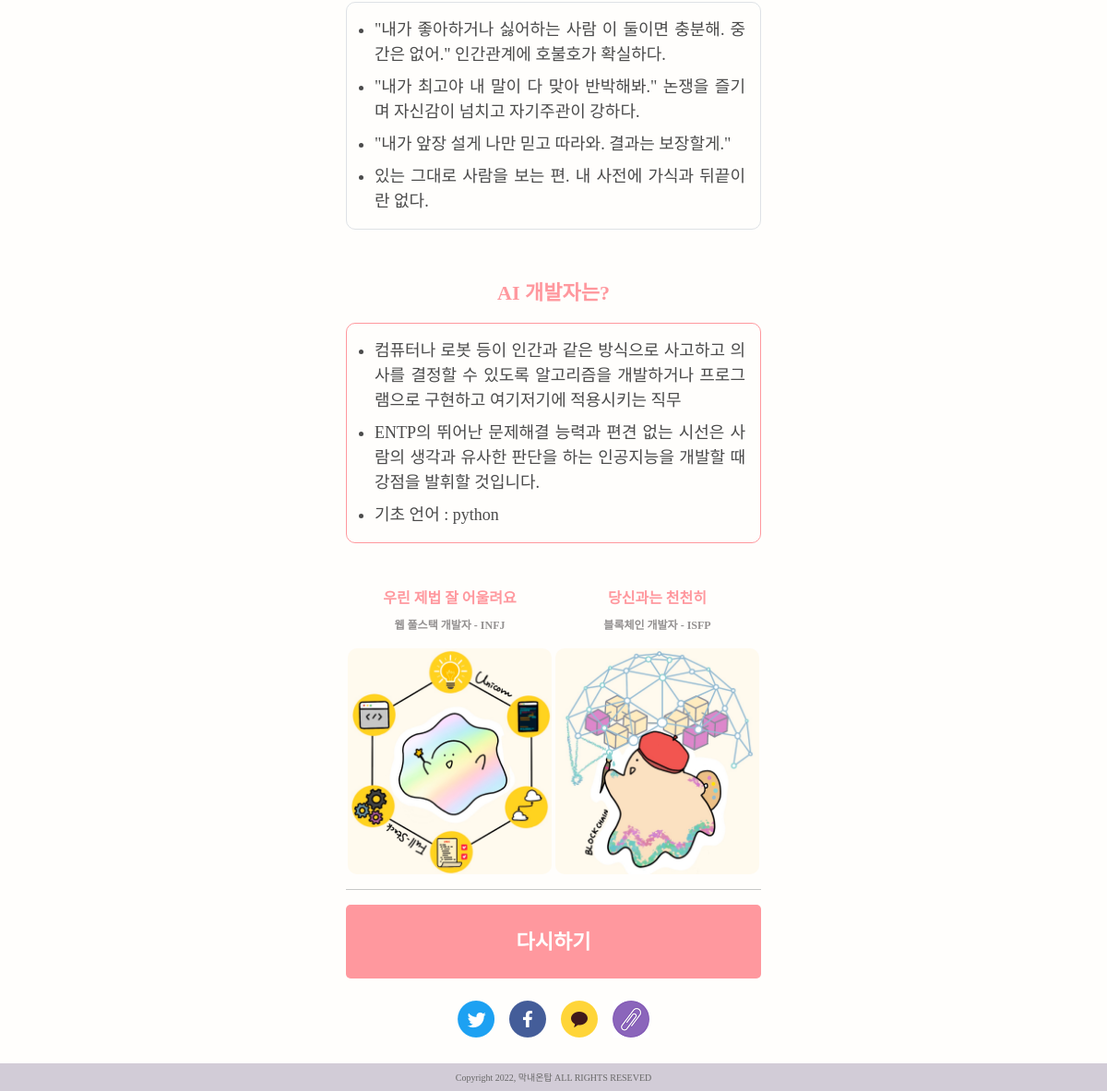
The app's page /mbti/ENTP/ (lower part), older data.
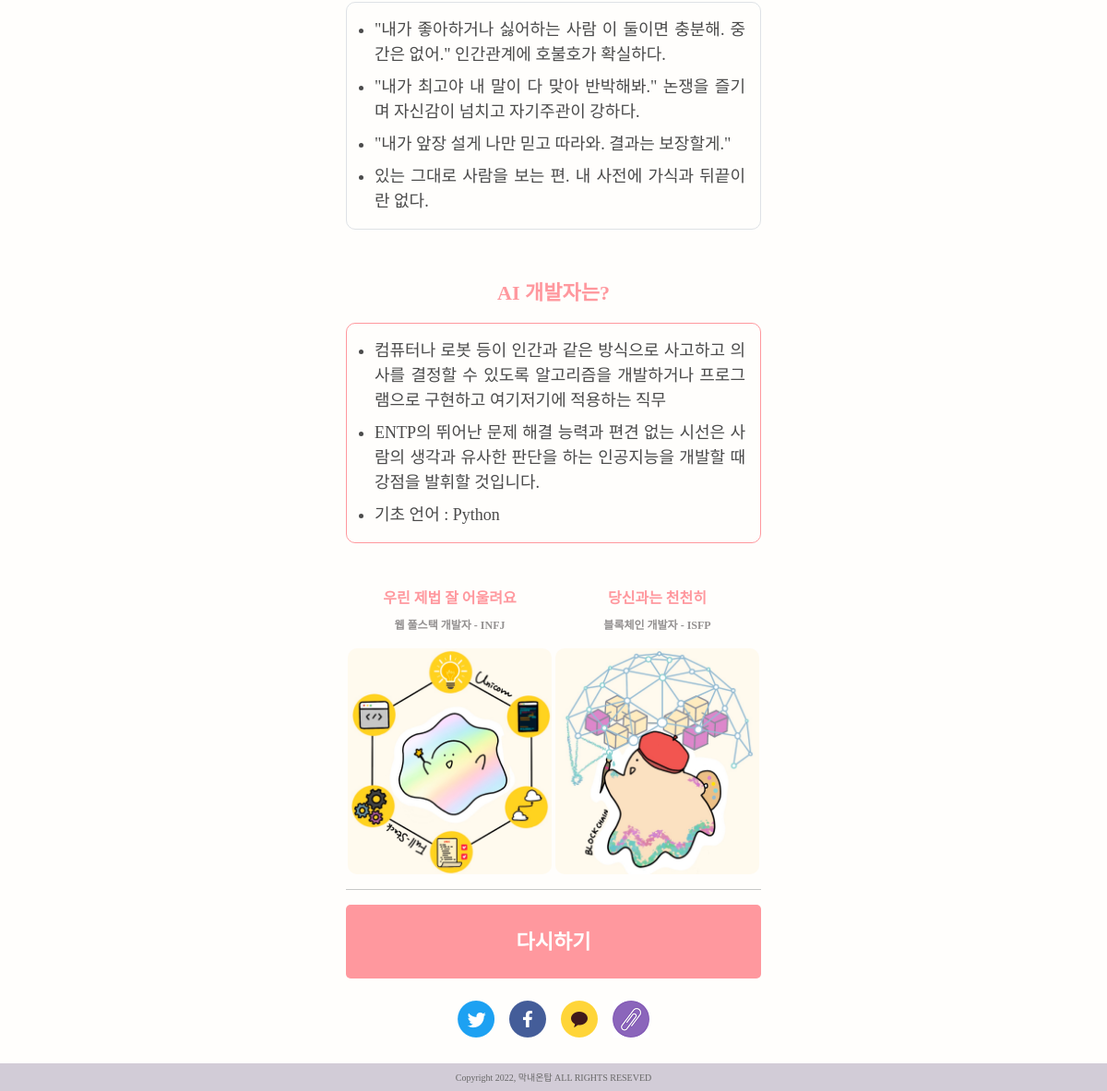
The same page, newer data.
### MBTI/models.py (models this page shows)
class BaseInfo(models.Model):
    mbti = models.ForeignKey(
        Mbti,
        on_delete=models.CASCADE,
        related_name= 'base_info'
    )
    content = models.TextField()

class Mbti(models.Model):
    mbti_name = models.TextField()
    title = models.TextField()
    mbti_type = models.TextField()
    best_mbti = models.IntegerField(default=0)
    worst_mbti = models.IntegerField(default=0)
    top_image = models.ImageField(null=True, blank=True)
    view_cnt = models.IntegerField(default=0)

class Howto(models.Model):
    mbti = models.ForeignKey(
        Mbti,
        on_delete=models.CASCADE,
        related_name= 'how_to'
    )
    content = models.TextField()

### MBTI/views.py (the view)
# urls.py: path('<str:mbti>/', views.result_page, name='result_page'),
def result_page(request, mbti):
    global mbti_dict
    mbti_dict = {'EI':0, 'NS':0, 'TF':0, 'PJ':0}
    mbti_names = Mbti.objects.filter(mbti_name = mbti)[0]
    base_infos = BaseInfo.objects.filter(mbti_id = mbti_names.pk)
    another_infos = AnotherInfo.objects.filter(mbti_id = mbti_names.pk)
    how_tos = Howto.objects.filter(mbti_id = mbti_names.pk)
    best_mbti = Mbti.objects.filter(pk = mbti_names.best_mbti)[0]
    worst_mbti = Mbti.objects.filter(pk = mbti_names.worst_mbti)[0]
    context = {
        'title' : mbti_names.title,
        'mbti_type': mbti_names.mbti_type,
        'mbti_name' : mbti_names.mbti_name,
        'top_image': mbti_names.top_image,
        'best_mbti' : best_mbti,
        'worst_mbti' : worst_mbti,
        'base_infos' : base_infos,
        'another_infos' : another_infos,
        'how_tos' : how_tos,
    }
    return render(request, 'MBTI/result_page.html', context)

### MBTI/templates/MBTI/result_page.html (shortened to what this page needs)
{% extends 'base.html' %}
{% load static %}
{% block content %}
  <ul class="content-font pt-2 pb-3 pe-3 mt-2 mb-3 border">
    {% for info in base_infos %}
      <li class="mt-2">{{ info.content }}</li>
    {% endfor %}
  </ul>
  <p class="develop-title">{{mbti_type}}는?</p>
  <ul class="develop-font pt-2 pb-3 pe-3 mt-2 mb-5 border">
    {% for how_to in how_tos %}
      <li class="mt-2">{{ how_to.content }}</li>
    {% endfor %}
  </ul>
  <div class="w-100 row m-0">
    <div class="w-50 d-flex col-6 flex-column align-items-center p-0">
      <p class="chemi-title mb-2">우린 제법 잘 어울려요</p>
      <p class="chemi-name">{{ best_mbti.mbti_type }} - {{ best_mbti.mbti_name }}</p>
      <img src="{% get_static_prefix %}{{ best_mbti.top_image }}" alt="best-chemi-img" class="chemi-img">
    </div>
    <div class="w-50 d-flex col-6 flex-column align-items-center p-0">
      <p class="chemi-title mb-2">당신과는 천천히</p>
      <p class="chemi-name">{{ worst_mbti.mbti_type }} - {{ worst_mbti.mbti_name }}</p>
      <img src="{% get_static_prefix %}{{ worst_mbti.top_image }}" alt="worst-chemi-img" class="chemi-img">
    </div>
  </div>
  <hr class="my-3">
  <a href="{% url 'mbti:main_page' %}" class="mt-2 mb-4 d-flex justify-content-center align-items-center start-box">
    <span class="start-font">
      다시하기
    </span>
  </a>
  <div class="d-flex justify-content-center my-2">
    <a id="btnTwitter" class="mx-2" href="javascript:shareTwitter()"><img class="sns-img" src="{%static 'images/icon-twitter.png'%}" alt=""></a>
    <a id="btnFacebook" class="mx-2" href="javascript:shareFacebook()"><img class="sns-img" src="{%static 'images/icon-facebook.png'%}" alt=""></a>
    <a id="btnKakao" class="mx-2" href="javascript:shareKakao()"><img class="sns-img" src="{%static 'images/icon-kakao.png'%}" alt=""></a>
    <a class="mx-2" href="javascript:clipURL()"><img class="sns-img" src="{%static 'images/url.png'%}" alt=""></a>
  </div>
{% endblock content %}

### templates/base.html (shortened to what this page needs)
<!DOCTYPE html>
<html lang="en">
<head>
  <link href="https://cdn.jsdelivr.net/npm/bootstrap@5.1.3/dist/css/bootstrap.min.css" rel="stylesheet">
  {% load static %}
  <link href="{% static 'mbti.css' %}" rel="stylesheet">
</head>
<body>
  <div class="my-container mx-auto">
    {% block content %}
    {% endblock content %}
  </div>
  <div style="height : 50px;"></div>
  <footer>
    <div class="fixed-bottom d-flex justify-content-center align-items-center footer-box">
      <span class="footer-font">
        Copyright 2022, 막내온탑 ALL RIGHTS RESEVED
      </span>
    </div>
  </footer>
</body>
</html>

### MBTI/static/mbti.css (style rules this page uses)
body { background: #FFFEFC; }
.footer-box { background : #D2CCD7; height : 30px; }
.footer-font { font-family: 'Leferi Base Type'; font-style: normal; font-weight: 400; font-size: 10px; color: #686868; }
.my-container { width: 450px; }
.start-box { background: #FF989E; border: 0; border-radius: 5px; width: 100%; height: 60px; text-decoration: none; }
.start-font { font-family: 'Leferi Point Type'; font-style: normal; font-weight: 800; font-size: 22px; color: #FFFFFF; }
.content-font { font-family: 'SUIT'; font-style: normal; font-weight: 500; font-size: 14px; text-align: justify; color: #4B4B4B; border-radius: 10px; padding-left: 30px; }
.develop-title { font-family: 'Leferi Base Type'; font-style: normal; font-weight: 700; font-size: 18px; text-align: center; color: #FF989E; margin-top: 32px; }
.develop-font { font-family: 'SUIT'; font-style: normal; font-weight: 500; font-size: 14px; text-align: justify; color: #4B4B4B; border-radius: 10px; border-color: #FF989E !important; padding-left: 30px; }
.chemi-title { font-family: 'Leferi Base Type'; font-style: normal; font-weight: 700; font-size: 12px; text-align: center; color: #FF989E; }
.chemi-name { font-family: 'Leferi Base Type'; font-style: normal; font-weight: 700; font-size: 8px; text-align: center; color: #949191; }
.chemi-img { width: 98%; margin-left: auto; margin-right: auto; border-radius: 10px; }
@media (min-width: 480px) { .start-box { height: 80px; } }
@media (min-width: 480px) { .content-font { font-size: 18px; } }
@media (min-width: 480px) { .develop-title { font-size: 22px; margin-top: 52px; } }
@media (min-width: 480px) { .develop-font { font-size: 18px; } }
@media (min-width: 480px) { .chemi-title { font-size: 16px; } }
@media (min-width: 480px) { .chemi-name { font-size: 12px; } }

Row changes from the older to the newer data that the page shows:
changed Howto: content "컴퓨터나 로봇 등이 인간과 같은 방식으로 사고하고 의사를 결정할 수 있도록 알고리즘을 개발하거나 프로그램으로 구현하고 여기저기에 적용시키는 직무" → "컴퓨터나 로봇 등이 인간과 같은 방식으로 사고하고 의사를 결정할 수 있도록 알고리즘을 개발하거나 프로그램으로 구현하고 여기저기에 적용하는 직무"
changed Howto: content "ENTP의 뛰어난 문제해결 능력과 편견 없는 시선은 사람의 생각과 유사한 판단을 하는 인공지능을 개발할 때 강점을 발휘할 것입니다." → "ENTP의 뛰어난 문제 해결 능력과 편견 없는 시선은 사람의 생각과 유사한 판단을 하는 인공지능을 개발할 때 강점을 발휘할 것입니다."
changed Howto: content "기초 언어 : python" → "기초 언어 : Python"
